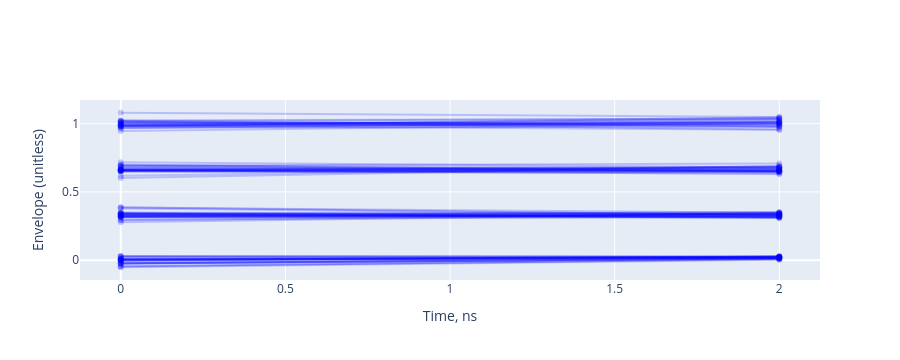

The notebook cell saved with this chart:
### Code cell
signal = system.find_child("receiver").output
fig = plot_eye_diagram(signal, symbol_rate=data_rate / bits_per_symbol, line={"color": "rgba(0, 0, 255, 0.2)"})
fig.show()

### Figure 1 — Plotly figure (JSON) as saved in the notebook; plotly's stock layout.template omitted (floating-point values rounded to 4 significant figures)
{"data": [{"line": {"color": "rgba(0, 0, 255, 0.2)"}, "type": "scatter", "x": [0, 2], "y": [0.03033, 0.02711]}, {"line": {"color": "rgba(0, 0, 255, 0.2)"}, "type": "scatter", "x": [0, 2], "y": [0.02651, 0.02505]}, {"line": {"color": "rgba(0, 0, 255, 0.2)"}, "type": "scatter", "x": [0, 2], "y": [0.2949, 0.324]}, {"line": {"color": "rgba(0, 0, 255, 0.2)"}, "type": "scatter", "x": [0, 2], "y": [0.3396, 0.3149]}, {"line": {"color": "rgba(0, 0, 255, 0.2)"}, "type": "scatter", "x": [0, 2], "y": [1.08, 1.048]}, {"line": {"color": "rgba(0, 0, 255, 0.2)"}, "type": "scatter", "x": [0, 2], "y": [1.009, 0.9997]}, {"line": {"color": "rgba(0, 0, 255, 0.2)"}, "type": "scatter", "x": [0, 2], "y": [0.7181, 0.6799]}, {"line": {"color": "rgba(0, 0, 255, 0.2)"}, "type": "scatter", "x": [0, 2], "y": [0.6846, 0.6517]}, {"line": {"color": "rgba(0, 0, 255, 0.2)"}, "type": "scatter", "x": [0, 2], "y": [0.3425, 0.3182]}, {"line": {"color": "rgba(0, 0, 255, 0.2)"}, "type": "scatter", "x": [0, 2], "y": [0.3184, 0.3201]}, {"line": {"color": "rgba(0, 0, 255, 0.2)"}, "type": "scatter", "x": [0, 2], "y": [0.003418, 0.01685]}, {"line": {"color": "rgba(0, 0, 255, 0.2)"}, "type": "scatter", "x": [0, 2], "y": [0.0105, 0.01844]}, {"line": {"color": "rgba(0, 0, 255, 0.2)"}, "type": "scatter", "x": [0, 2], "y": [0.9814, 1.047]}, {"line": {"color": "rgba(0, 0, 255, 0.2)"}, "type": "scatter", "x": [0, 2], "y": [1.017, 1.042]}, {"line": {"color": "rgba(0, 0, 255, 0.2)"}, "type": "scatter", "x": [0, 2], "y": [0.9692, 0.9787]}, {"line": {"color": "rgba(0, 0, 255, 0.2)"}, "type": "scatter", "x": [0, 2], "y": [0.989, 0.9953]}, {"line": {"color": "rgba(0, 0, 255, 0.2)"}, "type": "scatter", "x": [0, 2], "y": [-0.05191, 0.003767]}, {"line": {"color": "rgba(0, 0, 255, 0.2)"}, "type": "scatter", "x": [0, 2], "y": [-0.01073, 0.01858]}, {"line": {"color": "rgba(0, 0, 255, 0.2)"}, "type": "scatter", "x": [0, 2], "y": [0.9966, 1.031]}, {"line": {"color": "rgba(0, 0, 255, 0.2)"}, "type": "scatter", "x": [0, 2], "y": [1.006, 0.9753]}, {"line": {"color": "rgba(0, 0, 255, 0.2)"}, "type": "scatter", "x": [0, 2], "y": [-0.04391, 0.007028]}, {"line": {"color": "rgba(0, 0, 255, 0.2)"}, "type": "scatter", "x": [0, 2], "y": [-0.004475, 0.02472]}, {"line": {"color": "rgba(0, 0, 255, 0.2)"}, "type": "scatter", "x": [0, 2], "y": [0.3236, 0.3529]}, {"line": {"color": "rgba(0, 0, 255, 0.2)"}, "type": "scatter", "x": [0, 2], "y": [0.3397, 0.3485]}, {"line": {"color": "rgba(0, 0, 255, 0.2)"}, "type": "scatter", "x": [0, 2], "y": [0.6915, 0.7081]}, {"line": {"color": "rgba(0, 0, 255, 0.2)"}, "type": "scatter", "x": [0, 2], "y": [0.693, 0.6744]}, {"line": {"color": "rgba(0, 0, 255, 0.2)"}, "type": "scatter", "x": [0, 2], "y": [0.347, 0.3235]}, {"line": {"color": "rgba(0, 0, 255, 0.2)"}, "type": "scatter", "x": [0, 2], "y": [0.3395, 0.3417]}, {"line": {"color": "rgba(0, 0, 255, 0.2)"}, "type": "scatter", "x": [0, 2], "y": [0.6631, 0.6671]}, {"line": {"color": "rgba(0, 0, 255, 0.2)"}, "type": "scatter", "x": [0, 2], "y": [0.6592, 0.6806]}, {"line": {"color": "rgba(0, 0, 255, 0.2)"}, "type": "scatter", "x": [0, 2], "y": [0.6626, 0.6595]}, {"line": {"color": "rgba(0, 0, 255, 0.2)"}, "type": "scatter", "x": [0, 2], "y": [0.6548, 0.6464]}, {"line": {"color": "rgba(0, 0, 255, 0.2)"}, "type": "scatter", "x": [0, 2], "y": [1.003, 1.009]}, {"line": {"color": "rgba(0, 0, 255, 0.2)"}, "type": "scatter", "x": [0, 2], "y": [1.015, 0.9567]}, {"line": {"color": "rgba(0, 0, 255, 0.2)"}, "type": "scatter", "x": [0, 2], "y": [-0.04719, 0.007914]}, {"line": {"color": "rgba(0, 0, 255, 0.2)"}, "type": "scatter", "x": [0, 2], "y": [-0.00149, 0.02789]}, {"line": {"color": "rgba(0, 0, 255, 0.2)"}, "type": "scatter", "x": [0, 2], "y": [0.02798, 0.02491]}, {"line": {"color": "rgba(0, 0, 255, 0.2)"}, "type": "scatter", "x": [0, 2], "y": [0.02282, 0.02189]}, {"line": {"color": "rgba(0, 0, 255, 0.2)"}, "type": "scatter", "x": [0, 2], "y": [0.602, 0.6904]}, {"line": {"color": "rgba(0, 0, 255, 0.2)"}, "type": "scatter", "x": [0, 2], "y": [0.6692, 0.6782]}, {"line": {"color": "rgba(0, 0, 255, 0.2)"}, "type": "scatter", "x": [0, 2], "y": [-0.02583, 0.01435]}, {"line": {"color": "rgba(0, 0, 255, 0.2)"}, "type": "scatter", "x": [0, 2], "y": [0.005097, 0.02498]}, {"line": {"color": "rgba(0, 0, 255, 0.2)"}, "type": "scatter", "x": [0, 2], "y": [0.3089, 0.3357]}, {"line": {"color": "rgba(0, 0, 255, 0.2)"}, "type": "scatter", "x": [0, 2], "y": [0.3501, 0.3357]}, {"line": {"color": "rgba(0, 0, 255, 0.2)"}, "type": "scatter", "x": [0, 2], "y": [0.335, 0.3393]}, {"line": {"color": "rgba(0, 0, 255, 0.2)"}, "type": "scatter", "x": [0, 2], "y": [0.3414, 0.3126]}, {"line": {"color": "rgba(0, 0, 255, 0.2)"}, "type": "scatter", "x": [0, 2], "y": [0.6544, 0.6684]}, {"line": {"color": "rgba(0, 0, 255, 0.2)"}, "type": "scatter", "x": [0, 2], "y": [0.6607, 0.6312]}, {"line": {"color": "rgba(0, 0, 255, 0.2)"}, "type": "scatter", "x": [0, 2], "y": [-0.0229, 0.01223]}, {"line": {"color": "rgba(0, 0, 255, 0.2)"}, "type": "scatter", "x": [0, 2], "y": [0.003626, 0.0217]}, {"line": {"color": "rgba(0, 0, 255, 0.2)"}, "type": "scatter", "x": [0, 2], "y": [0.6185, 0.6898]}, {"line": {"color": "rgba(0, 0, 255, 0.2)"}, "type": "scatter", "x": [0, 2], "y": [0.6932, 0.6541]}, {"line": {"color": "rgba(0, 0, 255, 0.2)"}, "type": "scatter", "x": [0, 2], "y": [0.6732, 0.67]}, {"line": {"color": "rgba(0, 0, 255, 0.2)"}, "type": "scatter", "x": [0, 2], "y": [0.675, 0.6601]}, {"line": {"color": "rgba(0, 0, 255, 0.2)"}, "type": "scatter", "x": [0, 2], "y": [0.661, 0.6801]}, {"line": {"color": "rgba(0, 0, 255, 0.2)"}, "type": "scatter", "x": [0, 2], "y": [0.6592, 0.6519]}, {"line": {"color": "rgba(0, 0, 255, 0.2)"}, "type": "scatter", "x": [0, 2], "y": [0.6524, 0.6514]}, {"line": {"color": "rgba(0, 0, 255, 0.2)"}, "type": "scatter", "x": [0, 2], "y": [0.6492, 0.6355]}, {"line": {"color": "rgba(0, 0, 255, 0.2)"}, "type": "scatter", "x": [0, 2], "y": [-0.02294, 0.01416]}, {"line": {"color": "rgba(0, 0, 255, 0.2)"}, "type": "scatter", "x": [0, 2], "y": [0.006271, 0.02514]}, {"line": {"color": "rgba(0, 0, 255, 0.2)"}, "type": "scatter", "x": [0, 2], "y": [0.2777, 0.3463]}, {"line": {"color": "rgba(0, 0, 255, 0.2)"}, "type": "scatter", "x": [0, 2], "y": [0.3156, 0.309]}, {"line": {"color": "rgba(0, 0, 255, 0.2)"}, "type": "scatter", "x": [0, 2], "y": [0.9974, 1.012]}, {"line": {"color": "rgba(0, 0, 255, 0.2)"}, "type": "scatter", "x": [0, 2], "y": [1.018, 0.9873]}, {"line": {"color": "rgba(0, 0, 255, 0.2)"}, "type": "scatter", "x": [0, 2], "y": [0.947, 1.005]}, {"line": {"color": "rgba(0, 0, 255, 0.2)"}, "type": "scatter", "x": [0, 2], "y": [0.9671, 1.017]}, {"line": {"color": "rgba(0, 0, 255, 0.2)"}, "type": "scatter", "x": [0, 2], "y": [0.388, 0.3287]}, {"line": {"color": "rgba(0, 0, 255, 0.2)"}, "type": "scatter", "x": [0, 2], "y": [0.3188, 0.3285]}, {"line": {"color": "rgba(0, 0, 255, 0.2)"}, "type": "scatter", "x": [0, 2], "y": [0.6622, 0.6551]}, {"line": {"color": "rgba(0, 0, 255, 0.2)"}, "type": "scatter", "x": [0, 2], "y": [0.6564, 0.6535]}, {"line": {"color": "rgba(0, 0, 255, 0.2)"}, "type": "scatter", "x": [0, 2], "y": [-0.02389, 0.01435]}, {"line": {"color": "rgba(0, 0, 255, 0.2)"}, "type": "scatter", "x": [0, 2], "y": [0.005753, 0.02511]}, {"line": {"color": "rgba(0, 0, 255, 0.2)"}, "type": "scatter", "x": [0, 2], "y": [0.2926, 0.3431]}, {"line": {"color": "rgba(0, 0, 255, 0.2)"}, "type": "scatter", "x": [0, 2], "y": [0.3273, 0.3349]}, {"line": {"color": "rgba(0, 0, 255, 0.2)"}, "type": "scatter", "x": [0, 2], "y": [0.3218, 0.3326]}, {"line": {"color": "rgba(0, 0, 255, 0.2)"}, "type": "scatter", "x": [0, 2], "y": [0.3283, 0.3188]}, {"line": {"color": "rgba(0, 0, 255, 0.2)"}, "type": "scatter", "x": [0, 2], "y": [0.003475, 0.01677]}, {"line": {"color": "rgba(0, 0, 255, 0.2)"}, "type": "scatter", "x": [0, 2], "y": [0.0108, 0.01852]}, {"line": {"color": "rgba(0, 0, 255, 0.2)"}, "type": "scatter", "x": [0, 2], "y": [0.9877, 1.003]}, {"line": {"color": "rgba(0, 0, 255, 0.2)"}, "type": "scatter", "x": [0, 2], "y": [1.024, 1.034]}, {"line": {"color": "rgba(0, 0, 255, 0.2)"}, "type": "scatter", "x": [0, 2], "y": [0.9833, 0.9943]}, {"line": {"color": "rgba(0, 0, 255, 0.2)"}, "type": "scatter", "x": [0, 2], "y": [0.9715, 1.009]}, {"line": {"color": "rgba(0, 0, 255, 0.2)"}, "type": "scatter", "x": [0, 2], "y": [0.7012, 0.648]}, {"line": {"color": "rgba(0, 0, 255, 0.2)"}, "type": "scatter", "x": [0, 2], "y": [0.6502, 0.6455]}, {"line": {"color": "rgba(0, 0, 255, 0.2)"}, "type": "scatter", "x": [0, 2], "y": [-0.02377, 0.01018]}, {"line": {"color": "rgba(0, 0, 255, 0.2)"}, "type": "scatter", "x": [0, 2], "y": [0.0002263, 0.01848]}, {"line": {"color": "rgba(0, 0, 255, 0.2)"}, "type": "scatter", "x": [0, 2], "y": [0.9857, 1.035]}, {"line": {"color": "rgba(0, 0, 255, 0.2)"}, "type": "scatter", "x": [0, 2], "y": [1.022, 0.98]}, {"line": {"color": "rgba(0, 0, 255, 0.2)"}, "type": "scatter", "x": [0, 2], "y": [0.3866, 0.3465]}, {"line": {"color": "rgba(0, 0, 255, 0.2)"}, "type": "scatter", "x": [0, 2], "y": [0.3154, 0.3308]}, {"line": {"color": "rgba(0, 0, 255, 0.2)"}, "type": "scatter", "x": [0, 2], "y": [0.3339, 0.3111]}, {"line": {"color": "rgba(0, 0, 255, 0.2)"}, "type": "scatter", "x": [0, 2], "y": [0.3288, 0.3178]}, {"line": {"color": "rgba(0, 0, 255, 0.2)"}, "type": "scatter", "x": [0, 2], "y": [0.9824, 1.019]}, {"line": {"color": "rgba(0, 0, 255, 0.2)"}, "type": "scatter", "x": [0, 2], "y": [0.9845, 0.9551]}, {"line": {"color": "rgba(0, 0, 255, 0.2)"}, "type": "scatter", "x": [0, 2], "y": [0.3781, 0.3308]}, {"line": {"color": "rgba(0, 0, 255, 0.2)"}, "type": "scatter", "x": [0, 2], "y": [0.3227, 0.342]}], "layout": {"height": 360, "showlegend": false, "xaxis": {"autorange": true, "range": [-0.1198, 2.12], "title": {"text": "Time, ns"}, "type": "linear"}, "yaxis": {"autorange": true, "range": [-0.1453, 1.173], "title": {"text": "Envelope (unitless)"}, "type": "linear"}}}
